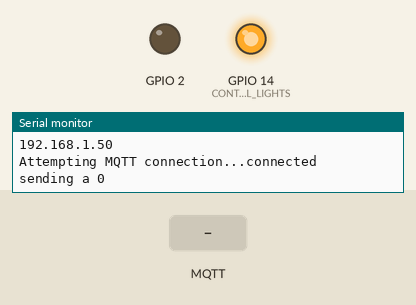
Bench run of a sketch on a simulated ESP32. On the bench: output pins drawn as LEDs (lit = HIGH), the last lines printed to the serial monitor. The inputs (shaded band) are chosen by the test bench. WiFi joins after 1.5 s; servers stay silent unless stated; random numbers use the default seed unless the sketch sets one; no MQTT or app messages arrive unless stated.

Above: at 2.7 s.
2.8 s: MQTT message "1" arrives on the first subscribed topic
At 3.5 s:
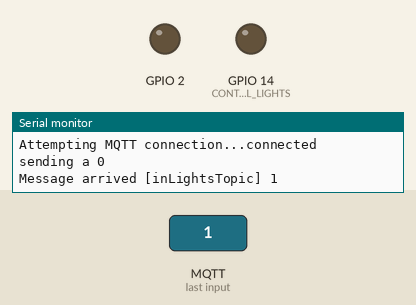
4.3 s: MQTT message "0" arrives on the first subscribed topic
At 4.7 s:
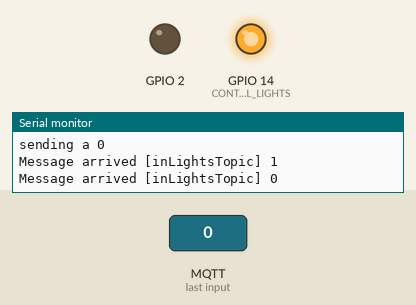
Timing chart, 0 to 7.3 s (numbered marks = the images above; inputs shaded):
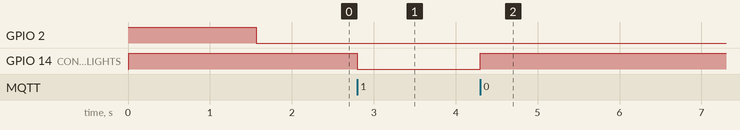

Measured:
- after the input at 2.8 s, GPIO 14 (CONTROL_LIGHTS): HIGH → LOW at once
- after the input at 4.3 s, GPIO 14 (CONTROL_LIGHTS): LOW → HIGH at once

The sketch:

ESP32_PubSub_Temp_LivRoomLights.ino
```cpp
/*
 Basic ESP32 MQTT example

 This sketch demonstrates the capabilities of the pubsub library in combination
 with the ESP8266 board/library.

 It connects to an MQTT server then:
  - publishes "hello world" to the topic "outTopic" every two seconds
  - subscribes to the topic "inTopic", printing out any messages
    it receives. NB - it assumes the received payloads are strings not binary
  - If the first character of the topic "inTopic" is an 1, switch ON the ESP Led,
    else switch it off

 It will reconnect to the server if the connection is lost using a blocking
 reconnect function. See the 'mqtt_reconnect_nonblocking' example for how to
 achieve the same result without blocking the main loop.

 To install the ESP8266 board, (using Arduino 1.6.4+):
  - Add the following 3rd party board manager under "File -> Preferences -> Additional Boards Manager URLs":
       http://arduino.esp8266.com/stable/package_esp8266com_index.json
  - Open the "Tools -> Board -> Board Manager" and click install for the ESP8266"
  - Select your ESP8266 in "Tools -> Board"

*/
//ESP 32 uses WiFi.h
// ESP8266 uses   ESP8266WiFi.h

#include <WiFi.h>
#include <PubSubClient.h>

// Update these with values suitable for your network.

const char* ssid = "JioFiber-24";
const char* password = "welcome2ibm";
const char* mqtt_server = "m12.cloudmqtt.com";

WiFiClient espClient;
PubSubClient client(espClient);
long lastMsg = 0;
char msg[50];
int value = 0;
#define CONTROL_LIGHTS 14


void setup_wifi() {

  delay(10);
  // We start by connecting to a WiFi network
  Serial.println();
  digitalWrite(CONTROL_LIGHTS, HIGH); // turn off the Control lights to begin with, HIGH is off !!
  Serial.println ("Turning control lights off ");
  Serial.print("Connecting to ");
  Serial.println(ssid);

  WiFi.begin(ssid, password);

  while (WiFi.status() != WL_CONNECTED) {
    delay(500);
    Serial.print(".");
  }

  randomSeed(micros());

  Serial.println("");
  Serial.println("WiFi connected");
  Serial.println("IP address: ");
  Serial.println(WiFi.localIP());
}

void callback(char* topic, byte* payload, unsigned int length) {
  Serial.print("Message arrived [");
  Serial.print(topic);
  Serial.print("] ");
  for (int i = 0; i < length; i++) {
    Serial.print((char)payload[i]);
  }
  Serial.println();

  // Switch on the LED if an 1 was received as first character
  if ((char)payload[0] == '1') {
    digitalWrite(CONTROL_LIGHTS, LOW);   // Turn the LED on (Note that LOW is the voltage level
    // it is actually HIGH
    //
  } else {
    digitalWrite(CONTROL_LIGHTS, HIGH);  // Turn the LED off by making the voltage HIGH
    // this is low, lights off.
  }

}

void reconnect() {
  // Loop until we're reconnected
  int flag = 0;

  while (!client.connected()) {
    Serial.print("Attempting MQTT connection...");
    // Create a random client ID
    String clientId = "ESP8266Client-";
    clientId += String(random(0xffff), HEX);
    // Attempt to connect
    if (client.connect(clientId.c_str(), "oxefqvkn", "uTM7RdarxTPA" )) {
      Serial.println("connected");
      // Once connected, publish an announcement...
      if ( flag ) {
         flag =0;
         Serial.println("sending a 1");
         client.publish("outTopic", "1");
      } else {
        Serial.println("sending a 0");
        client.publish("outTopic", "0");
      }
      // ... and resubscribe
      client.subscribe("inLightsTopic");
    } else {
      Serial.print("failed, rc=");
      Serial.print(client.state());
      Serial.println(" try again in 5 seconds");
      digitalWrite(BUILTIN_LED, HIGH);   // Turn the LED OFF to indicate that the connection is not done.

      // Wait 5 seconds before retrying
      delay(5000);
    }
  }
}

void setup() {
  pinMode(BUILTIN_LED, OUTPUT);     // Initialize the BUILTIN_LED pin as an output
  digitalWrite(BUILTIN_LED, HIGH);   // Turn the LED OFF - to indicate connection not done yet.

  // this is pin 14 for turning lights on and off.
  pinMode (CONTROL_LIGHTS, OUTPUT);


  Serial.begin(115200);
  Serial.println ("turning CONTROL LIGHTS off i.e HIGH ");
  setup_wifi();
  client.setServer(mqtt_server, 19757);
  client.setCallback(callback);
}

void loop() {

  if (!client.connected()) {
    digitalWrite(BUILTIN_LED, HIGH);   // Got disconnected, so turn the wifi indicator off.
    reconnect();
  }
  client.loop();
  digitalWrite(BUILTIN_LED, LOW);   // Got connected, enable wifi indicator on.


  long now = millis();
  if (now - lastMsg > 2000) {
    lastMsg = now;

    //snprintf (msg, 75, "hello world #%ld", value);
    //Serial.print("Publish message: ");
    //Serial.println(msg);
    //client.publish("outTopic", msg);

    // 2nd phase of code where it sends a 0 or a 1

    /* if ( value ) {
         Serial.println("sending a 1");
         client.publish("outTopic", "1");
         digitalWrite(LED_BUILTIN, HIGH);   // turn the LED on (HIGH is the voltage level)
         digitalWrite(BUILTIN_LED, HIGH);   // Turn the LED on (Note that LOW is the voltage level

         value=0;

      } else {
        Serial.println("sending a 0");
        client.publish("outTopic", "0");
        digitalWrite(LED_BUILTIN, LOW);    // turn the LED off by making the voltage LOW
        digitalWrite(BUILTIN_LED, LOW);   // Turn the LED on (Note that LOW is the voltage level


        value=1;
      }
      */

  }
}
```
